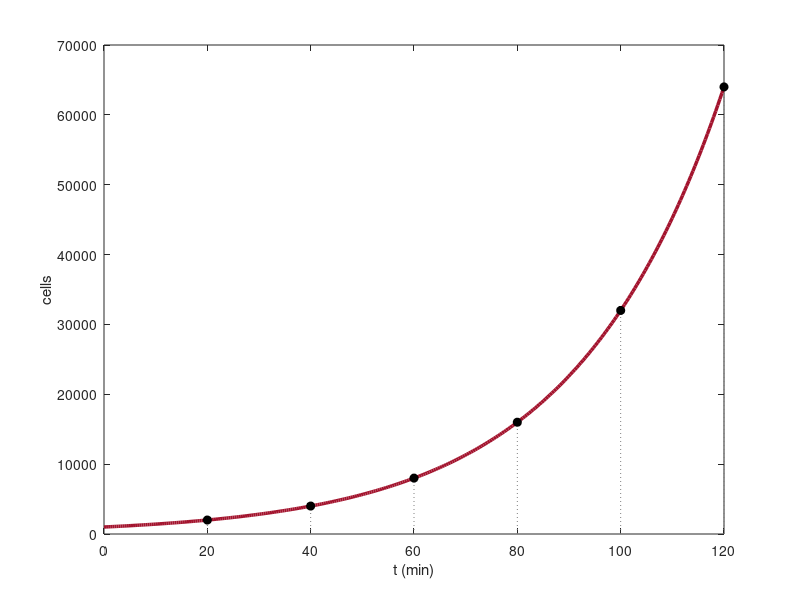

Write MATLAB code to recreate this figure.
% Fig. 3.10: Growth of E. coli with a doubling time of 20 minutes (book, Section 3.2, Eq. 3.18)
% x(t) = 1000 · 2^(t/20) = 1000 e^(r t) with r = ln(2)/20 per minute
% (c) 2026 Philipp Kügler · Program for the book "Dynamical Systems in the Life Sciences" · MIT License (see LICENSE)
tV = 20; x0 = 1000;
r = log(2) / tV;
t = linspace(0, 120, 300);
plot(t, x0 * exp(r * t), 'Color', [0.64 0.08 0.18], 'LineWidth', 2.5); hold on
for k = 1:6
    plot([tV * k tV * k], [0 x0 * 2^k], ':', 'Color', [0.5 0.5 0.5]); plot(tV * k, x0 * 2^k, 'ko', 'MarkerFaceColor', 'k');
end
hold off
fprintf('r = ln(2)/20 = %.5f per minute;  x(120) = %.0f cells\n', r, x0 * exp(r * 120));
xlabel('t (min)'); ylabel('cells'); set(gca, 'XTick', 0:20:120);
